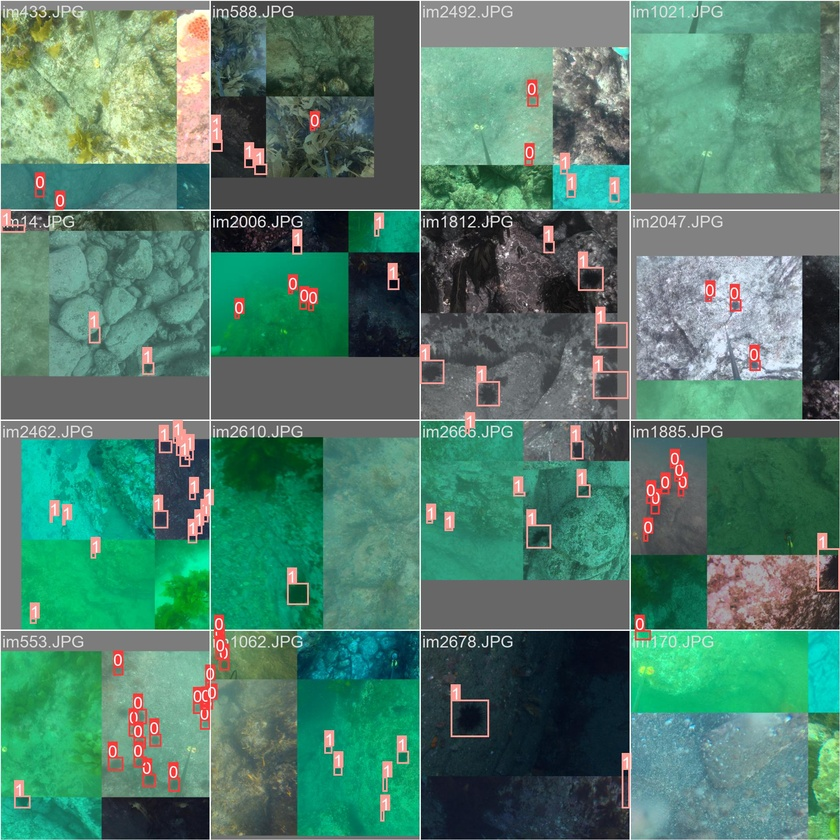
#> input picture models/yolov5s-fullDataset/train_batch0.jpg, 840 x 840 px, shrunk from 1920 x 1920 before the run; its folder holds only this picture in this run
$ python -i uie.py   (imports and definitions only)
#> lines starting #> are read from the running program, lines starting #| are printed output that depends on the picture
#> further down, picture is the input picture: shape (840, 840, 3); mean B, G, R 108.1, 126.1, 81.2
import cv2
import os
from tqdm import tqdm
import random
import matplotlib.pyplot as plt
import multiprocessing as mp
import functools


# [63 lines left out: functions enhance_images, process_im, enhance_images_mp, uie_comparison, not called in this run]


clahe = cv2.createCLAHE(clipLimit=1.75, tileGridSize=(16, 16))

# [5 lines left out: function apply_clahe_rgb, not called in this run]

def apply_clahe_hls(im):
    im = cv2.cvtColor(im, cv2.COLOR_BGR2HLS)
#> im: shape (840, 840, 3); mean of channels 0, 1, 2 73, 103.7, 89.8
    h, l, s =cv2.split(im)
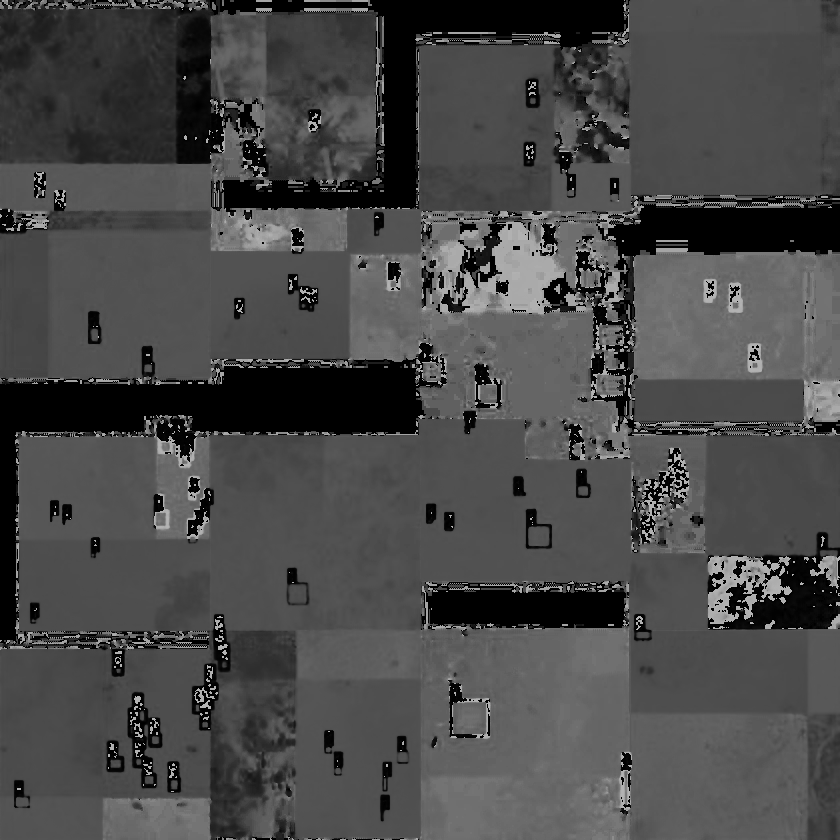
#> h: shape (840, 840); min 0, max 180, mean 73
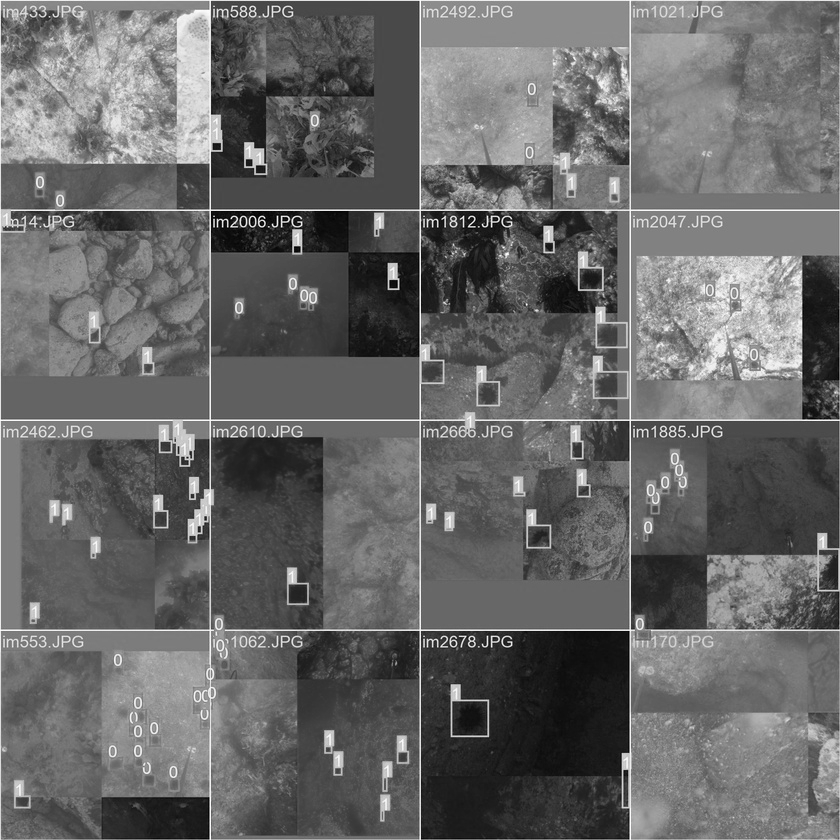
#> l: shape (840, 840); min 0, max 255, mean 103.7
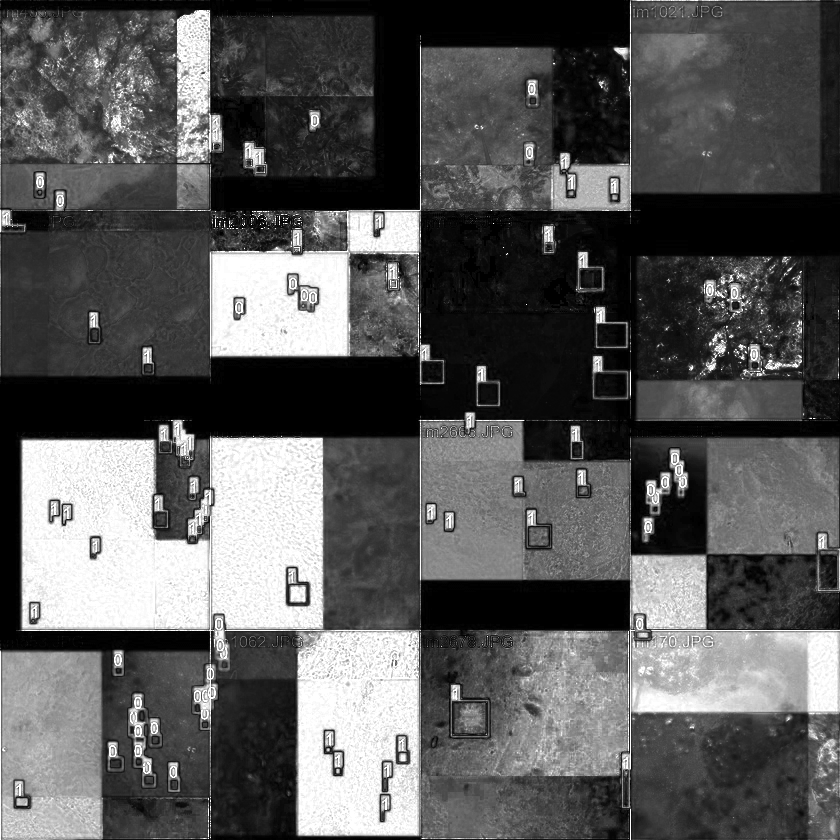
#> s: shape (840, 840); min 0, max 255, mean 89.8
    new_im = cv2.merge([h, clahe.apply(l), s])
#> new_im: shape (840, 840, 3); mean of channels 0, 1, 2 73, 110, 89.8
    new_im = cv2.cvtColor(new_im, cv2.COLOR_HLS2BGR)
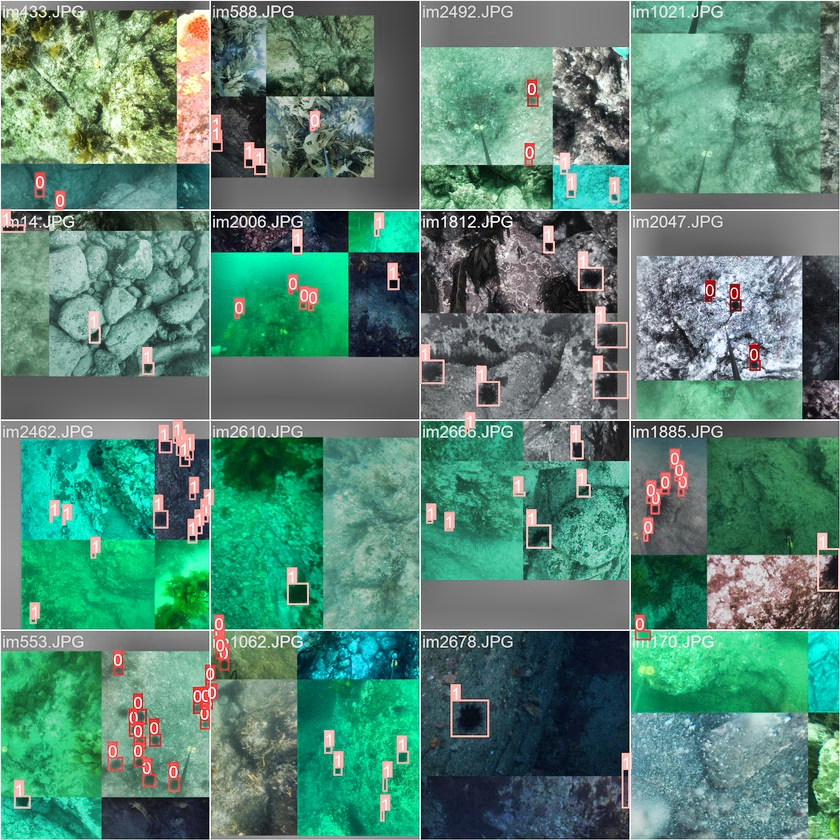
#> new_im: shape (840, 840, 3); mean B, G, R 115.6, 132.9, 86.8
    return new_im

# [5 lines not run here, left out]
    #uie_comparison(image_dir, output)

>>> import cv2
>>> picture = cv2.imread('../../models/yolov5s-fullDataset/train_batch0.jpg')
>>> result = apply_clahe_hls(picture)

$ run again, on models/yolov5s-fullDataset/train_batch1.jpg
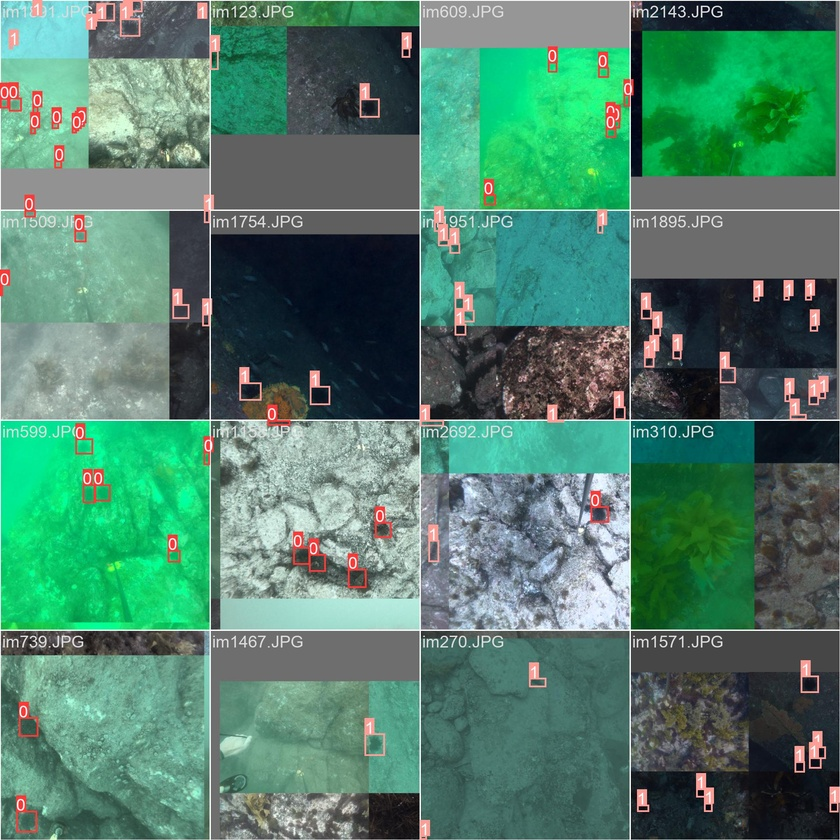
#> input picture models/yolov5s-fullDataset/train_batch1.jpg, 840 x 840 px, shrunk from 1920 x 1920 before the run
#> picture is the input picture: shape (840, 840, 3); mean B, G, R 107.7, 126.9, 80.6
#> im: shape (840, 840, 3); mean of channels 0, 1, 2 74.7, 104.7, 88.8
#> in apply_clahe_hls, `h, l, s =cv2.split(im)`:
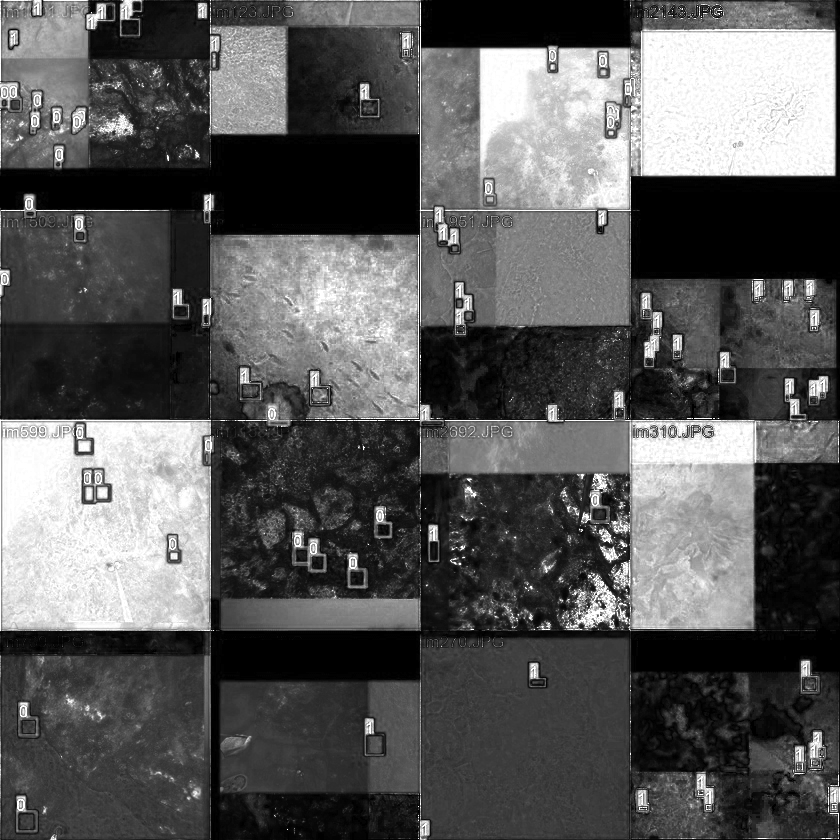
#> s: shape (840, 840); min 0, max 255, mean 88.8
#> in apply_clahe_hls, `new_im = cv2.cvtColor(new_im, cv2.COLOR_HLS2BGR)`:
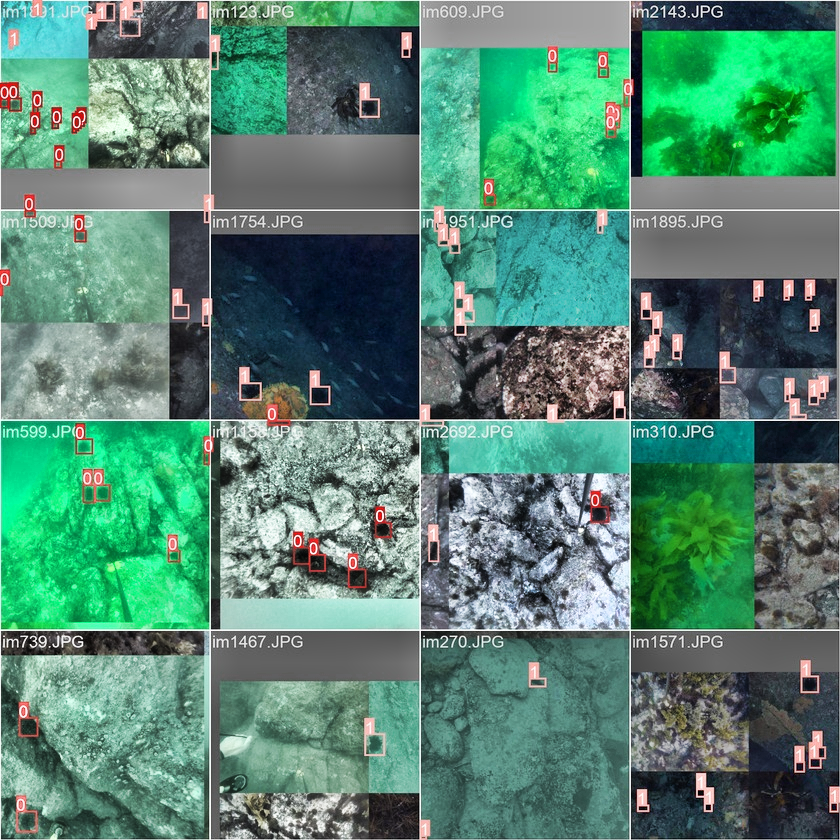
#> new_im: shape (840, 840, 3); mean B, G, R 114, 132.8, 85.5

$ run again, on models/yolov5s-fullDataset/val_batch0_pred.jpg
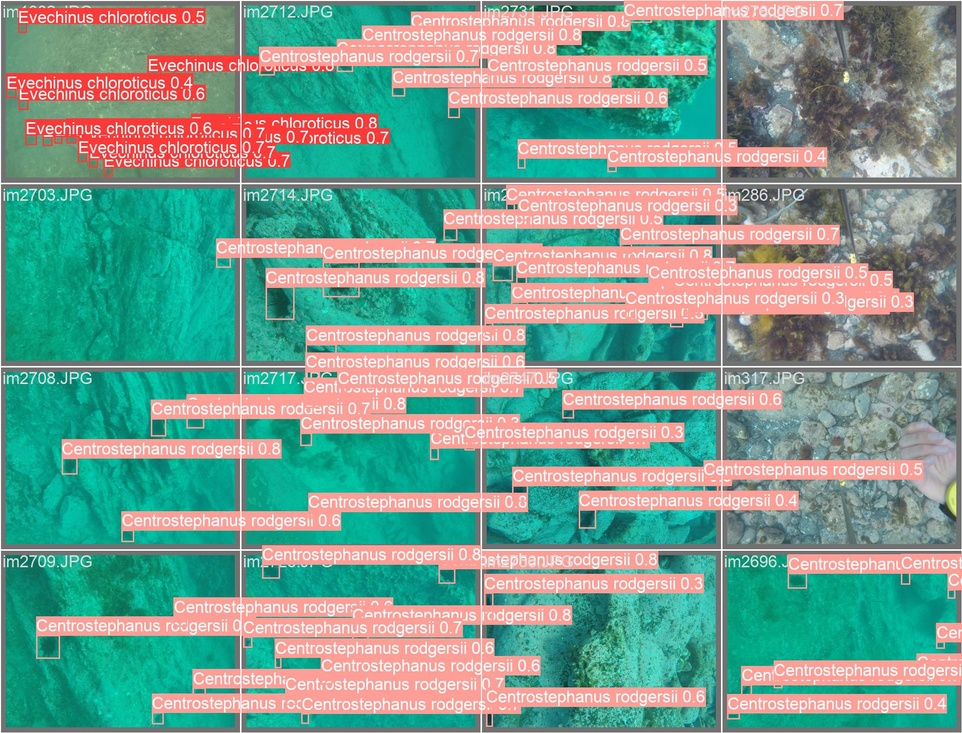
#> input picture models/yolov5s-fullDataset/val_batch0_pred.jpg, 962 x 733 px, shrunk from 1920 x 1464 before the run
#> picture is the input picture: shape (733, 962, 3); mean B, G, R 144.1, 156.7, 121.1
#> im: shape (733, 962, 3); mean of channels 0, 1, 2 61.2, 137.9, 156
#> in apply_clahe_hls, `h, l, s =cv2.split(im)`:
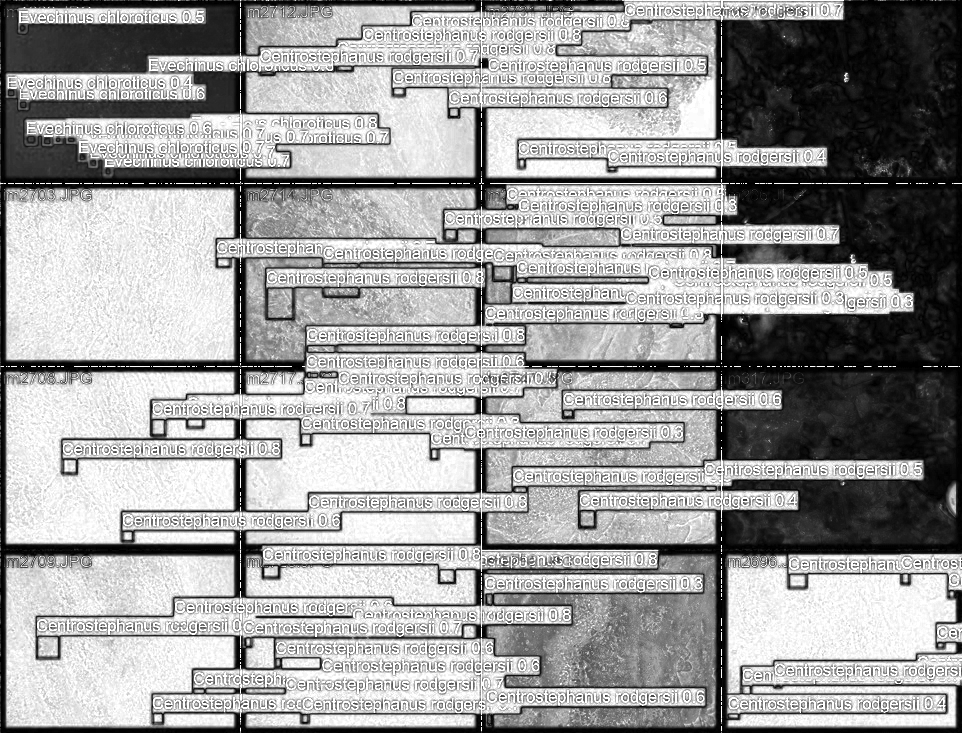
#> s: shape (733, 962); min 0, max 255, mean 156
#> in apply_clahe_hls, `new_im = cv2.cvtColor(new_im, cv2.COLOR_HLS2BGR)`:
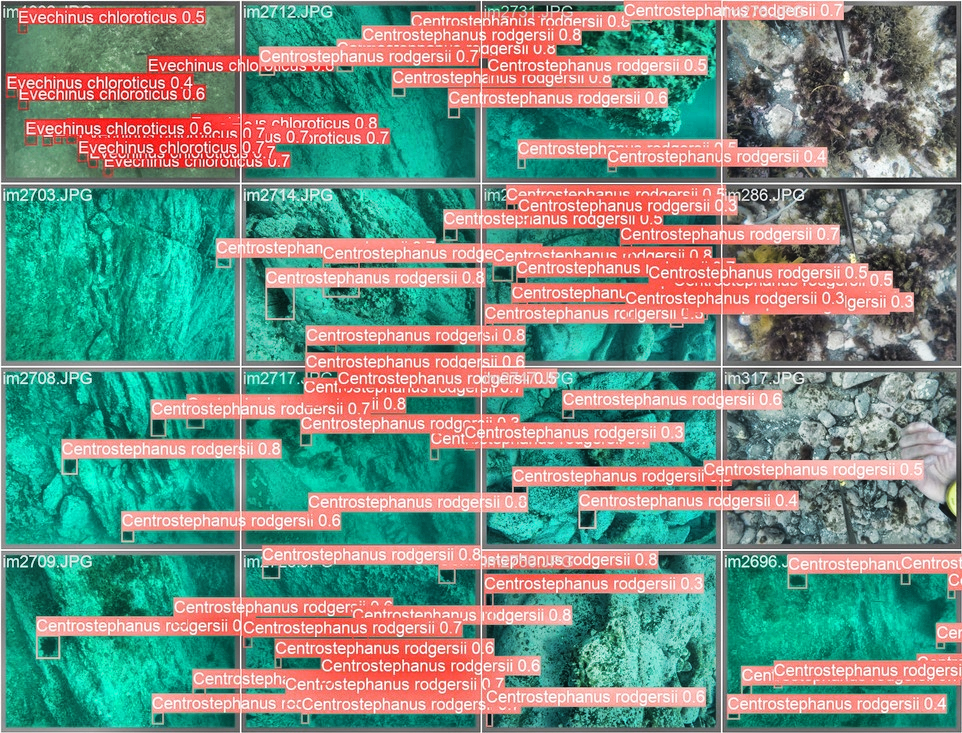
#> new_im: shape (733, 962, 3); mean B, G, R 129.5, 141.7, 117.9

$ run again, on models/yolov5s-fullDataset/val_batch1_pred.jpg
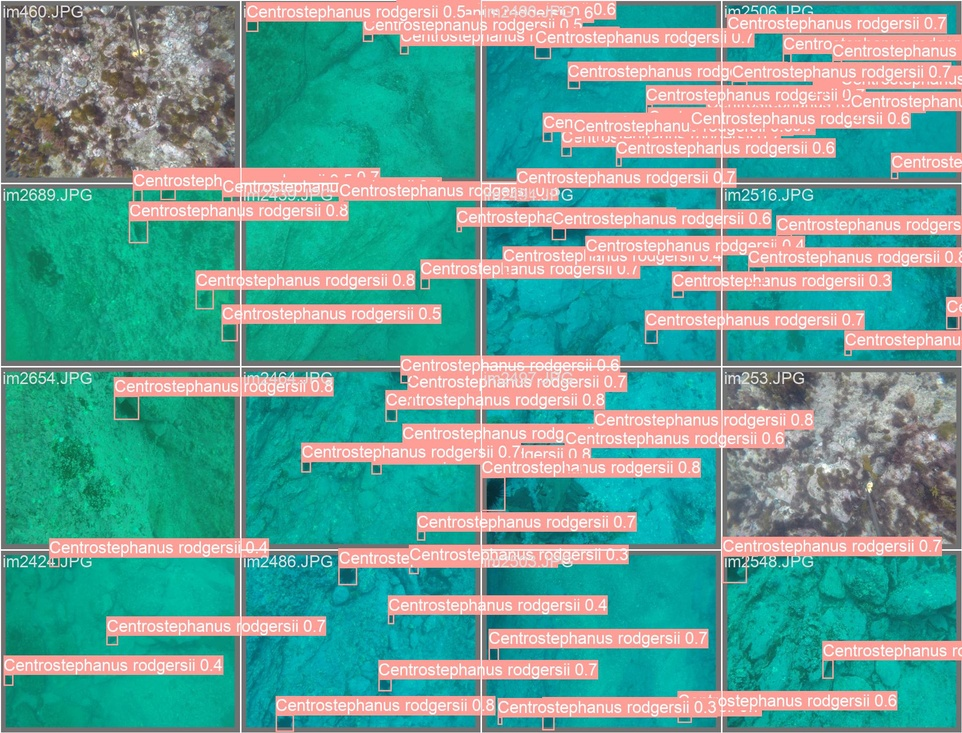
#> input picture models/yolov5s-fullDataset/val_batch1_pred.jpg, 962 x 733 px, shrunk from 1920 x 1464 before the run
#> picture is the input picture: shape (733, 962, 3); mean B, G, R 149.6, 159.2, 101
#> im: shape (733, 962, 3); mean of channels 0, 1, 2 64.5, 129.6, 179
#> in apply_clahe_hls, `h, l, s =cv2.split(im)`:
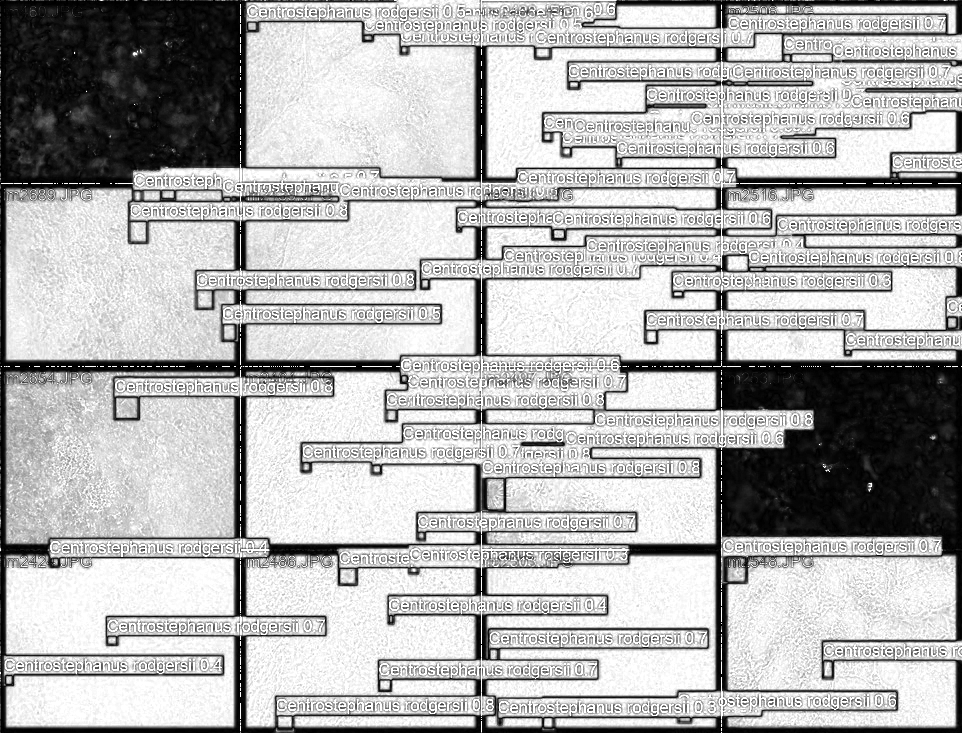
#> s: shape (733, 962); min 0, max 255, mean 179
#> in apply_clahe_hls, `new_im = cv2.cvtColor(new_im, cv2.COLOR_HLS2BGR)`:
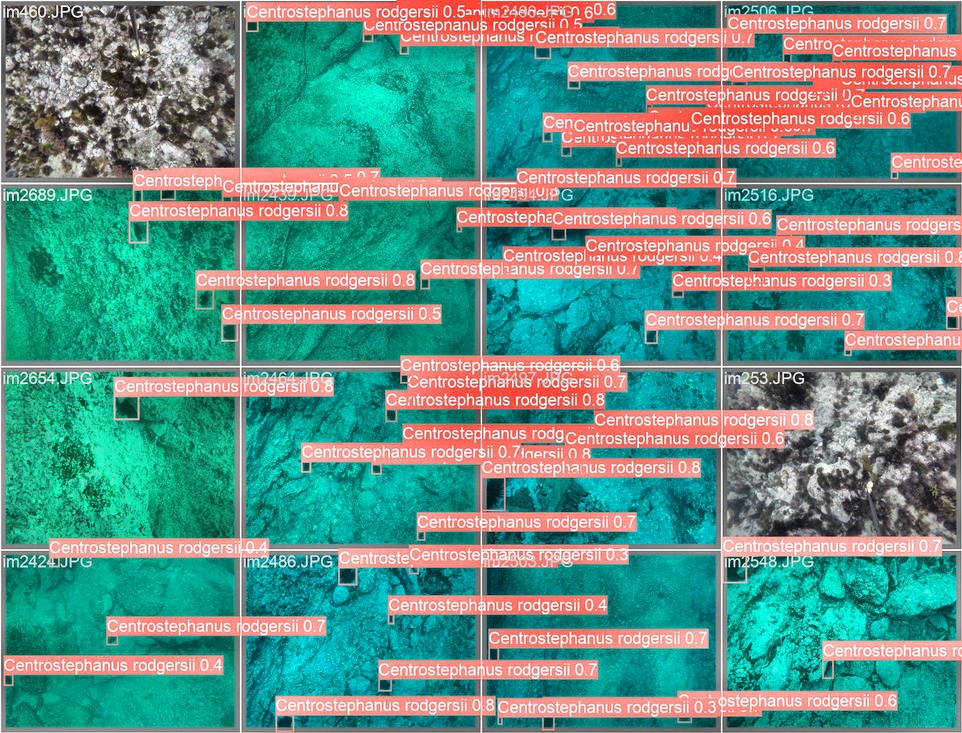
#> new_im: shape (733, 962, 3); mean B, G, R 135, 144.8, 98.6
